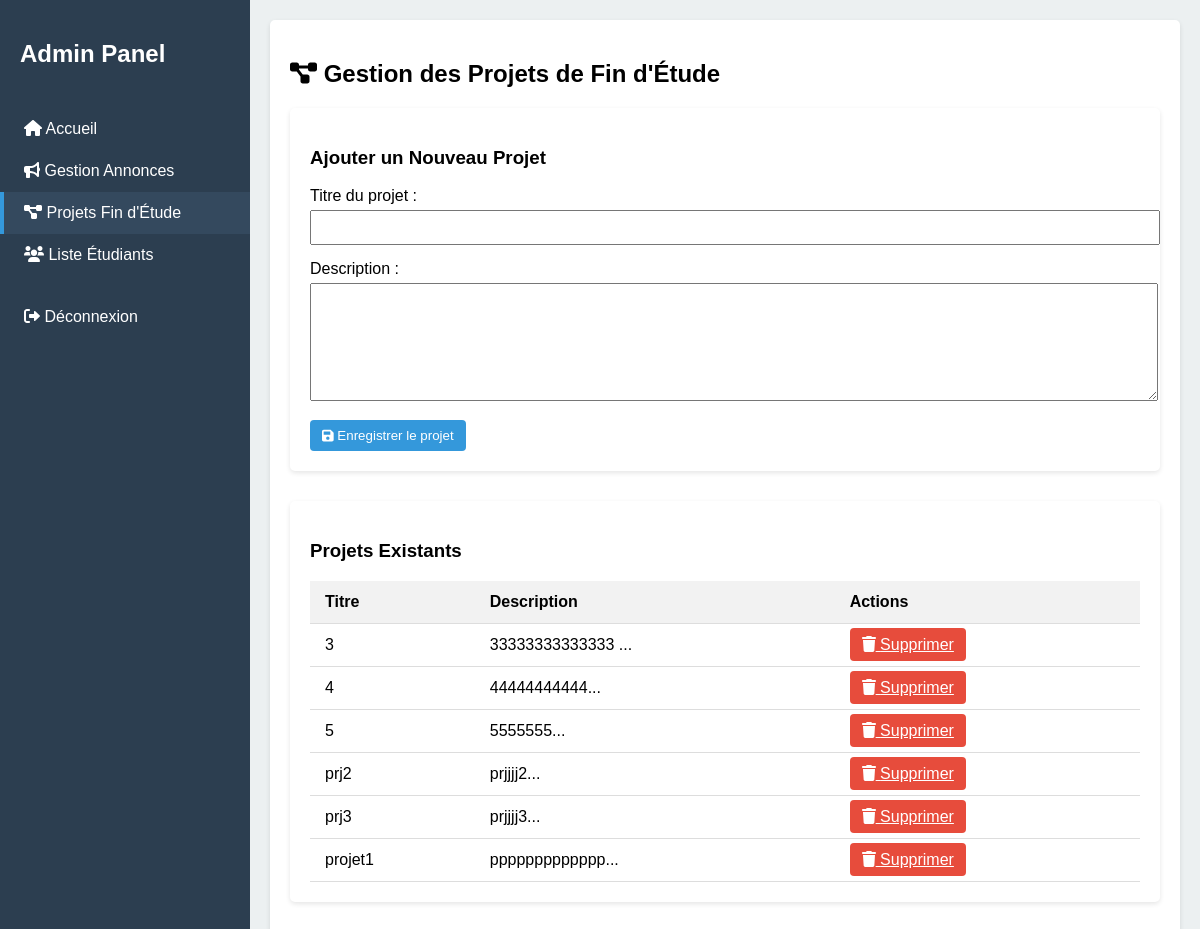
The page /admin_dashboard.php?section=projects (signed in) on the database its author committed.
### tables this page shows
CREATE TABLE IF NOT EXISTS `projects` (
  `id` int NOT NULL AUTO_INCREMENT,
  `title` text NOT NULL,
  `description` text NOT NULL,
  PRIMARY KEY (`id`)
);

### admin/admin_projects.php (the view, shortened to what this page needs)
<div class="card">
    <h2><i class="fas fa-project-diagram"></i> Gestion des Projets de Fin d'Étude</h2>
    <div class="card" style="margin-bottom: 30px;">
        <h3>Ajouter un Nouveau Projet</h3>
        <form method="POST">
            <div style="margin-bottom: 15px;">
                <label style="display:block; margin-bottom:5px;">Titre du projet :</label>
                <input type="text" name="title" style="width:100%; padding:8px;" required>
            </div>
            <div style="margin-bottom: 15px;">
                <label style="display:block; margin-bottom:5px;">Description :</label>
                <textarea name="description" style="width:100%; padding:8px; height:100px;" required></textarea>
            </div>
            <button type="submit" name="add_project" class="btn btn-primary">
                <i class="fas fa-save"></i> Enregistrer le projet
            </button>
        </form>
    </div>
    <div class="card">
        <h3>Projets Existants</h3>
        <table>
            <thead>
                <tr>
                    <th>Titre</th>
                    <th>Description</th>
                    <th>Actions</th>
                </tr>
            </thead>
            <tbody>
                <?php
                $projects = $pdo->query("SELECT * FROM projects ORDER BY title")->fetchAll();
                foreach ($projects as $project):
                ?>
                <tr>
                    <td><?= htmlspecialchars($project['title']) ?></td>
                    <td><?= htmlspecialchars(substr($project['description'], 0, 50)) ?>...</td>
                    <td>
                        <a href="?section=projects&delete_project=<?= $project['id'] ?>"
                           class="btn btn-danger"
                           onclick="return confirm('Supprimer ce projet ?')">
                            <i class="fas fa-trash"></i> Supprimer
                        </a>
                    </td>
                </tr>
                <?php endforeach; ?>
            </tbody>
        </table>
    </div>
</div>

### admin_dashboard.php (style rules this page uses)
body { margin: 0; font-family: Arial, sans-serif; display: flex; min-height: 100vh; }
.card { background: white; padding: 20px; border-radius: 5px; box-shadow: 0 2px 5px rgba(0,0,0,0.1); margin-bottom: 20px; }
table { width: 100%; border-collapse: collapse; }
th, td { padding: 12px 15px; text-align: left; border-bottom: 1px solid #ddd; }
th { background-color: #f2f2f2; }
.btn { padding: 8px 12px; border-radius: 4px; cursor: pointer; border: none; }
.btn-primary { background: #3498db; color: white; }
.btn-danger { background: #e74c3c; color: white; }

### rows shown on the page
projects: title "3", description "33333333333333"
projects: title "4", description "44444444444"
projects: title "5", description "5555555"
projects: title "prj2", description "prjjjj2"
projects: title "prj3", description "prjjjj3"
projects: title "projet1", description "ppppppppppppp"
